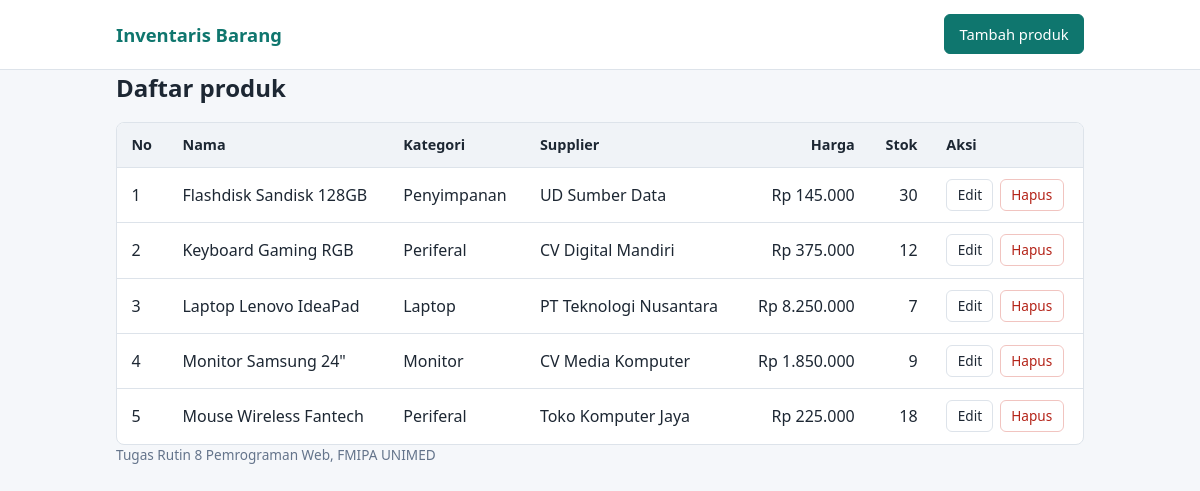
The page / on the database its author committed.
### tables this page shows
CREATE TABLE `products` (
  `id` int(11) NOT NULL,
  `name` varchar(150) NOT NULL,
  `category_id` int(11) NOT NULL,
  `supplier_id` int(11) NOT NULL,
  `price` decimal(12,2) NOT NULL,
  `stock` int(11) NOT NULL DEFAULT 0
);

CREATE TABLE `categories` (
  `id` int(11) NOT NULL,
  `name` varchar(100) NOT NULL
);

CREATE TABLE `suppliers` (
  `id` int(11) NOT NULL,
  `name` varchar(100) NOT NULL,
  `phone` varchar(20) DEFAULT NULL
);

### includes/functions.php (called while the page is built, shortened)
<?php
function e($value): string
{
    return htmlspecialchars((string) $value, ENT_QUOTES, 'UTF-8');
}
function rupiah($angka): string
{
    return 'Rp ' . number_format((float) $angka, 0, ',', '.');
}

### index.php (the view, shortened to what this page needs)
<?php
require_once 'includes/functions.php';
$pdo = Database::getInstance()->getConnection();
$sql = "SELECT p.id, p.name, p.price, p.stock,
               c.name AS category, s.name AS supplier
        FROM products p
        JOIN categories c ON p.category_id = c.id
        JOIN suppliers s ON p.supplier_id = s.id
        ORDER BY p.name";
try {
    $products = $pdo->query($sql)->fetchAll();
} catch (PDOException $e) {
    $products = [];
    set_flash('danger', 'Data produk gagal dimuat.');
}
require 'includes/header.php';
?>
<h1>Daftar produk</h1>
<div class="card table-wrap">
    <table>
        <thead>
            <tr>
                <th>No</th>
                <th>Nama</th>
                <th>Kategori</th>
                <th>Supplier</th>
                <th class="num">Harga</th>
                <th class="num">Stok</th>
                <th>Aksi</th>
            </tr>
        </thead>
        <tbody>
        <?php foreach ($products as $i => $p): ?>
            <tr>
                <td><?= $i + 1 ?></td>
                <td><?= e($p['name']) ?></td>
                <td><?= e($p['category']) ?></td>
                <td><?= e($p['supplier']) ?></td>
                <td class="num"><?= e(rupiah($p['price'])) ?></td>
                <td class="num"><?= (int) $p['stock'] ?></td>
                <td>
                    <div class="actions">
                        <a class="btn btn-sm" href="edit.php?id=<?= (int) $p['id'] ?>">Edit</a>
                        <form method="POST" action="delete.php"
                              onsubmit="return confirm('Hapus produk ini?')">
                            <button type="submit" class="btn btn-sm btn-danger">Hapus</button>
                        </form>
                    </div>
                </td>
            </tr>
        <?php endforeach; ?>
        </tbody>
    </table>
</div>
<?php require 'includes/footer.php'; ?>

### includes/header.php (shortened to what this page needs)
<!DOCTYPE html>
<html lang="id">
<head>
    <link rel="stylesheet" href="assets/style.css">
</head>
<body>
<header class="topbar">
    <div class="container bar">
        <a class="brand" href="index.php">Inventaris Barang</a>
        <a class="btn btn-primary" href="create.php">Tambah produk</a>
    </div>
</header>
<main class="container">

### includes/footer.php
</main>
<footer class="container foot">Tugas Rutin 8 Pemrograman Web, FMIPA UNIMED</footer>
</body>
</html>

### assets/style.css (style rules this page uses)
:root { --bg: #f5f7fa; --surface: #ffffff; --text: #1d2733; --muted: #64748b; --line: #dde3ea; --primary: #0f766e; --primary-dark: #0b5c56; --danger: #b42318; --danger-bg: #fdecea; --success: #1a7f45; --success-bg: #e6f6ec; }
* { box-sizing: border-box; }
body { margin: 0; background: var(--bg); color: var(--text); font-family: "Segoe UI", system-ui, sans-serif; line-height: 1.5; }
.container { max-width: 1000px; margin: 0 auto; padding: 0 1rem; }
.topbar { background: var(--surface); border-bottom: 1px solid var(--line); }
.bar { display: flex; align-items: center; justify-content: space-between; padding: 0.9rem 1rem; }
.brand { font-weight: 700; font-size: 1.15rem; color: var(--primary); text-decoration: none; }
main { padding-top: 1.5rem; padding-bottom: 2rem; }
h1 { font-size: 1.5rem; margin: 0 0 1rem; }
.card { background: var(--surface); border: 1px solid var(--line); border-radius: 8px; }
.table-wrap { overflow-x: auto; }
table { width: 100%; border-collapse: collapse; }
th, td { padding: 0.7rem 0.9rem; text-align: left; border-bottom: 1px solid var(--line); white-space: nowrap; }
th { background: #f0f3f7; font-weight: 600; font-size: 0.9rem; }
tr:last-child td { border-bottom: 0; }
.num { text-align: right; }
.actions { display: flex; gap: 0.4rem; }
.actions form { margin: 0; }
.btn { display: inline-block; padding: 0.5rem 0.9rem; border: 1px solid var(--line); border-radius: 6px; background: var(--surface); color: var(--text); font: inherit; font-size: 0.92rem; text-decoration: none; cursor: pointer; }
.btn-primary { background: var(--primary); border-color: var(--primary); color: #fff; }
.btn-danger { color: var(--danger); border-color: #f1c4c0; }
.btn-sm { padding: 0.3rem 0.65rem; font-size: 0.85rem; }
.foot { color: var(--muted); font-size: 0.85rem; padding-bottom: 1.5rem; }

### rows shown on the page
products: name "Flashdisk Sandisk 128GB", category.name "Penyimpanan", supplier.name "UD Sumber Data", price "Rp 145.000", stock "30"
products: name "Keyboard Gaming RGB", category.name "Periferal", supplier.name "CV Digital Mandiri", price "Rp 375.000", stock "12"
products: name "Laptop Lenovo IdeaPad", category.name "Laptop", supplier.name "PT Teknologi Nusantara", price "Rp 8.250.000", stock "7"
products: name "Monitor Samsung 24\"", category.name "Monitor", supplier.name "CV Media Komputer", price "Rp 1.850.000", stock "9"
products: name "Mouse Wireless Fantech", category.name "Periferal", supplier.name "Toko Komputer Jaya", price "Rp 225.000", stock "18"
